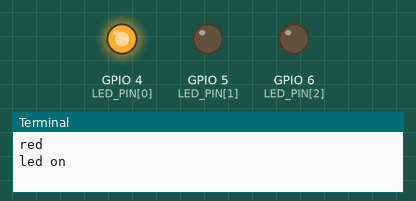
A program run on a simulated Raspberry Pi (BCM pin numbers). On the bench: output pins drawn as LEDs (lit = HIGH), the last lines printed to the terminal. At 6.0 s the program stops and its outputs stay as they are.

Above: at 0.1 s.
At 2.1 s:
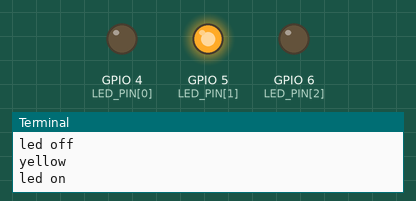
At 4.1 s:
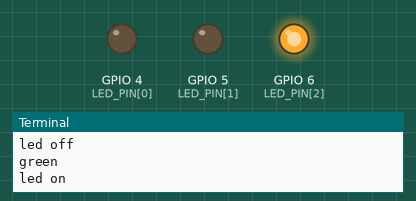
At 6.1 s:
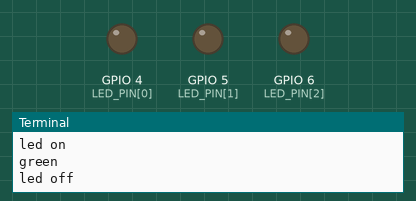
Timing chart, 0 to 7.5 s (numbered marks = the images above):
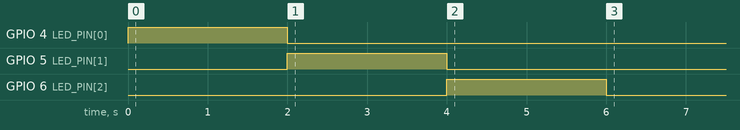

Measured:
- by itself, GPIO 4 (LED_PIN[0]): LOW → HIGH at 0.00 s, → LOW 2.0 s later
- by itself, GPIO 5 (LED_PIN[1]): LOW → HIGH at 2.0 s, → LOW 2.0 s later
- by itself, GPIO 6 (LED_PIN[2]): LOW → HIGH at 4.0 s, → LOW 2.0 s later

The program:

led_blink_task.py
```python
import RPi.GPIO as GPIO
import time

LED_PIN = [4, 5, 6]
LED_NAME = ["red", "yellow", "green"]
GPIO.setmode(GPIO.BCM) #GPIO.BCM or GPIO.BOARD
GPIO.setup(LED_PIN[0], GPIO.OUT) #GPIO.OUT or GPIO.IN
GPIO.setup(LED_PIN[1], GPIO.OUT) #GPIO.OUT or GPIO.IN
GPIO.setup(LED_PIN[2], GPIO.OUT) #GPIO.OUT or GPIO.IN


for i in range(3):
    GPIO.output(LED_PIN[i], GPIO.HIGH) # 1
    print(LED_NAME[i])

    print("led on")
    time.sleep(2)
    GPIO.output(LED_PIN[i], GPIO.LOW) # 0
    print(LED_NAME[i])
    print("led off")


GPIO.cleanup()
```
